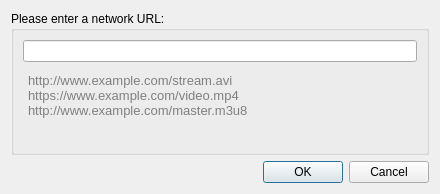
<?xml version="1.0" encoding="UTF-8"?>
<ui version="4.0">
 <class>AddUrlDialog</class>
 <widget class="QDialog" name="AddUrlDialog">
  <property name="geometry">
   <rect>
    <x>0</x>
    <y>0</y>
    <width>440</width>
    <height>194</height>
   </rect>
  </property>
  <property name="windowTitle">
   <string>Add URL</string>
  </property>
  <property name="windowIcon">
   <iconset resource="../images.qrc">
    <normaloff>:/actions/icons/add_url.png</normaloff>:/actions/icons/add_url.png</iconset>
  </property>
  <layout class="QVBoxLayout" name="verticalLayout">
   <item>
    <widget class="QGroupBox" name="groupBox">
     <property name="title">
      <string>Please enter a network URL:</string>
     </property>
     <layout class="QVBoxLayout" name="verticalLayout_2">
      <item>
       <widget class="QLineEdit" name="url"/>
      </item>
      <item>
       <widget class="QTextBrowser" name="textBrowser">
        <property name="autoFillBackground">
         <bool>false</bool>
        </property>
        <property name="styleSheet">
         <string notr="true">QTextBrowser {
    background: transparent;
    color: grey;
}</string>
        </property>
        <property name="html">
         <string>&lt;!DOCTYPE HTML PUBLIC &quot;-//W3C//DTD HTML 4.0//EN&quot; &quot;http://www.w3.org/TR/REC-html40/strict.dtd&quot;&gt;
&lt;html&gt;&lt;head&gt;&lt;meta name=&quot;qrichtext&quot; content=&quot;1&quot; /&gt;&lt;style type=&quot;text/css&quot;&gt;
p, li { white-space: pre-wrap; }
&lt;/style&gt;&lt;/head&gt;&lt;body style=&quot; font-family:'Sans'; font-size:10pt; font-weight:400; font-style:normal;&quot;&gt;
&lt;p style=&quot; margin-top:0px; margin-bottom:0px; margin-left:0px; margin-right:0px; -qt-block-indent:0; text-indent:0px;&quot;&gt;http://www.example.com/stream.avi&lt;/p&gt;
&lt;p style=&quot; margin-top:0px; margin-bottom:0px; margin-left:0px; margin-right:0px; -qt-block-indent:0; text-indent:0px;&quot;&gt;https://www.example.com/video.mp4&lt;/p&gt;
&lt;p style=&quot; margin-top:0px; margin-bottom:0px; margin-left:0px; margin-right:0px; -qt-block-indent:0; text-indent:0px;&quot;&gt;http://www.example.com/master.m3u8&lt;/p&gt;&lt;/body&gt;&lt;/html&gt;</string>
        </property>
       </widget>
      </item>
     </layout>
    </widget>
   </item>
   <item>
    <widget class="QDialogButtonBox" name="buttonBox">
     <property name="orientation">
      <enum>Qt::Horizontal</enum>
     </property>
     <property name="standardButtons">
      <set>QDialogButtonBox::Cancel|QDialogButtonBox::Ok</set>
     </property>
    </widget>
   </item>
  </layout>
 </widget>
 <resources>
  <include location="../images.qrc"/>
 </resources>
 <connections>
  <connection>
   <sender>buttonBox</sender>
   <signal>accepted()</signal>
   <receiver>AddUrlDialog</receiver>
   <slot>accept()</slot>
   <hints>
    <hint type="sourcelabel">
     <x>248</x>
     <y>254</y>
    </hint>
    <hint type="destinationlabel">
     <x>157</x>
     <y>274</y>
    </hint>
   </hints>
  </connection>
  <connection>
   <sender>buttonBox</sender>
   <signal>rejected()</signal>
   <receiver>AddUrlDialog</receiver>
   <slot>reject()</slot>
   <hints>
    <hint type="sourcelabel">
     <x>316</x>
     <y>260</y>
    </hint>
    <hint type="destinationlabel">
     <x>286</x>
     <y>274</y>
    </hint>
   </hints>
  </connection>
 </connections>
</ui>
